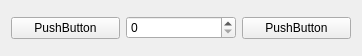
<?xml version="1.0" encoding="UTF-8"?>
<ui version="4.0">
 <class>Widget</class>
 <widget class="QWidget" name="Widget">
  <property name="geometry">
   <rect>
    <x>0</x>
    <y>0</y>
    <width>362</width>
    <height>56</height>
   </rect>
  </property>
  <property name="windowTitle">
   <string>Widget</string>
  </property>
  <layout class="QHBoxLayout" name="horizontalLayout">
   <item>
    <widget class="QPushButton" name="minus_button">
     <property name="text">
      <string>PushButton</string>
     </property>
    </widget>
   </item>
   <item>
    <widget class="QSpinBox" name="spin_box"/>
   </item>
   <item>
    <widget class="QPushButton" name="plus_button">
     <property name="text">
      <string>PushButton</string>
     </property>
    </widget>
   </item>
  </layout>
 </widget>
 <resources/>
 <connections/>
</ui>
